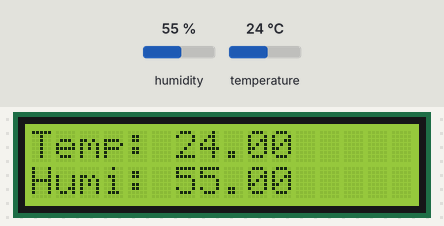
Recording of a sketch running on a simulated ESP8266 (NodeMCU). Shown: 16×2 character LCD. Inputs (shaded band) come from the test bench; at power-on: humidity 55 %, temperature 24 °C. What the sketch prints to the serial monitor is not drawn.

Above: at 1.2 s.
1.3 s: humidity set to 22 %
At 2.6 s:
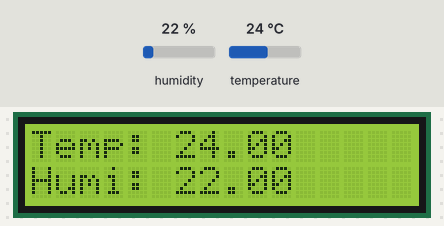
4.1 s: temperature set to 12 °C
At 5.4 s:
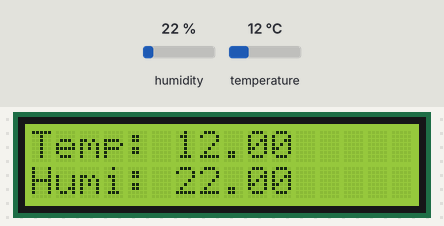
6.9 s: humidity set to 40 %
At 9.5 s:
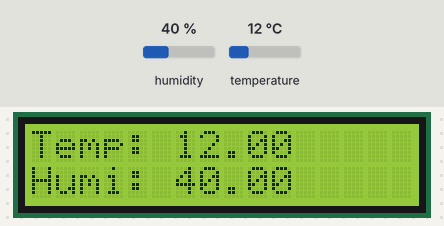
9.8 s: temperature set to 19 °C
At 11.3 s:
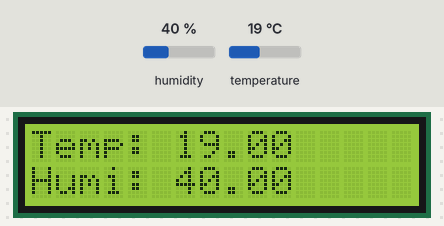
Timing chart, 0 to 12.8 s (numbered marks = the images above; inputs shaded):
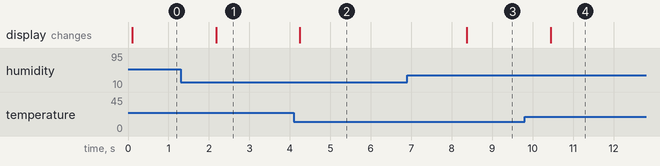

The sketch:

DHT_Sensor_Lcd.ino
```cpp
#include <Wire.h>
#include <LiquidCrystal_I2C.h>
#include <DHT.h>
#define DHTPIN D4
#define DHTTYPE DHT11
DHT dht(DHTPIN, DHTTYPE);
LiquidCrystal_I2C lcd(0x27,16,2);

void setup() {
  Serial.begin(9600);
  dht.begin();
  // lcd init
  lcd.begin();
  // lcd back light on
  lcd.backlight();
  //lcd.print("Test");
}

void loop() {
  float temp = dht.readTemperature();
  float humi = dht.readHumidity();

  Serial.print("Temp: ");
  Serial.print(temp);
  Serial.print(" Humi: ");
  Serial.println(humi);

  // LCD Display
  // LCD Cursor change to (0,0)
  lcd.setCursor(0,0);
  lcd.print("Temp: ");
  lcd.print(temp);
  // LCD Cursor change to (0,1)
  lcd.setCursor(0,1);
  lcd.print("Humi: ");
  lcd.print(humi);

  delay(1000);
}
```

Measured:
- after the input at 1.3 s, the display: changes after 0.88 s (image 1)
- after the input at 4.1 s, the display: changes after 0.14 s (image 2)
- after the input at 6.9 s, the display: changes after 1.5 s (image 3)
- after the input at 9.8 s, the display: changes after 0.64 s (image 4)
